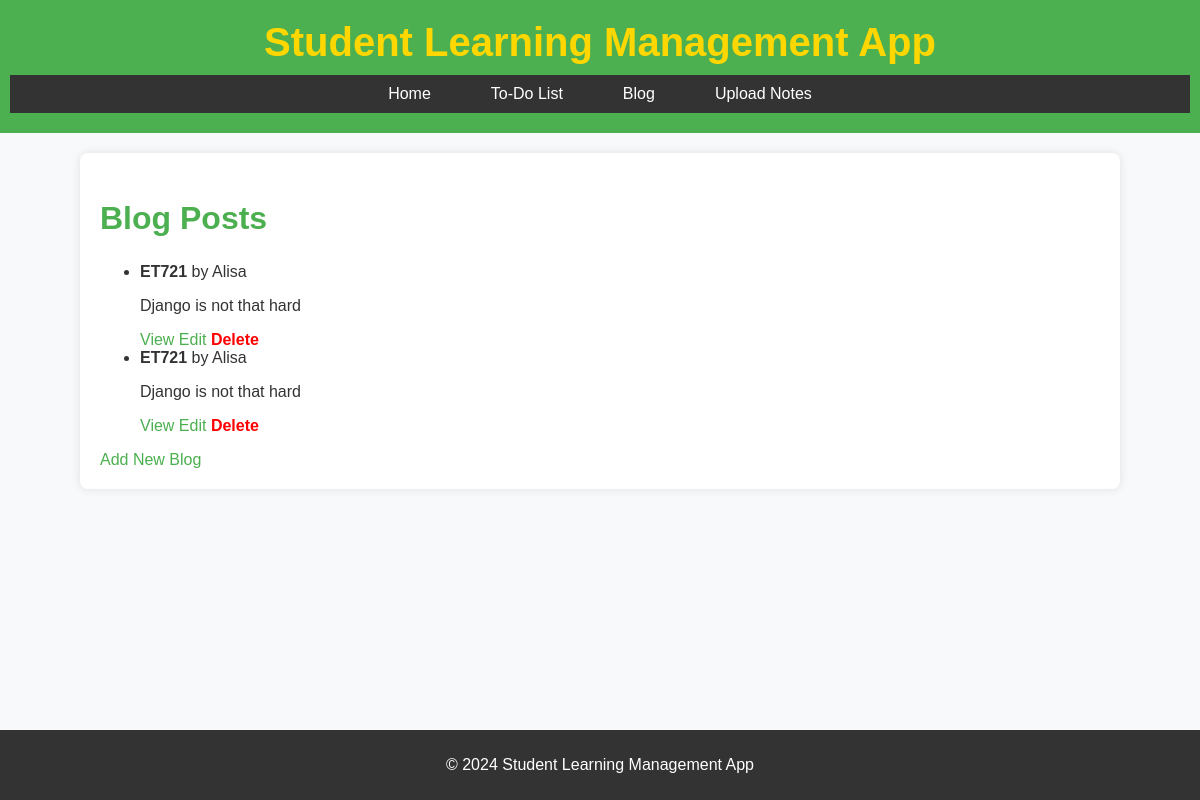
Page /blog/ on the earlier database version.
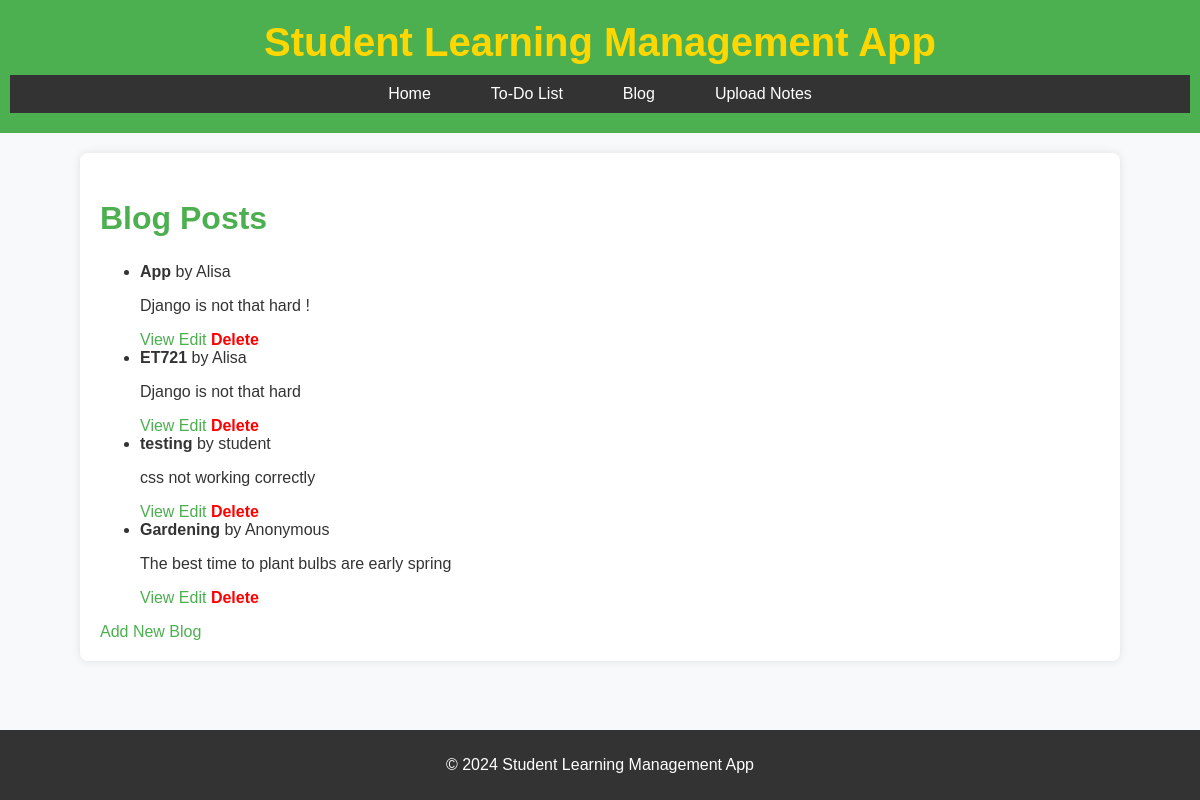
Same page on the later database version.
### blog/models.py (models this page shows, shortened)
class BlogPost(models.Model):
    title = models.CharField(max_length=200)
    content = models.TextField()
    author = models.CharField(max_length=100, default="Anonymous")
    created_at = models.DateTimeField(auto_now_add=True)
    updated_at = models.DateTimeField(auto_now=True)
    category = models.CharField(max_length=100, blank=True, null=True)
    tags = models.CharField(max_length=200, blank=True, null=True)  # Tags for navigation

### blog/views.py (the view)
# urls.py: path('', views.blog_list, name='blog_list'),  # Blog List View
def blog_list(request):
    posts = BlogPost.objects.all()
    return render(request, 'blog/blog_list.html', {'posts': posts})

### blog/templates/blog/blog_list.html
{% extends 'base.html' %}
{% block content %}
<h2>Blog Posts</h2>
<ul>
    {% for post in posts %}
        <li>
            <strong>{{ post.title }}</strong> by {{ post.author }}
            <p>{{ post.content|truncatewords:20 }}</p>
            <a href="{% url 'blog:blog_detail' post.id %}">View</a>
            <a href="{% url 'blog:edit_blog' post.id %}">Edit</a>
            <a href="{% url 'blog:delete_blog' post.id %}" class="delete-link">Delete</a>
        </li>
    {% empty %}
        <p>No blog posts available. <a href="{% url 'blog:add_blog' %}">Add one now!</a></p>
    {% endfor %}
</ul>
<a href="{% url 'blog:add_blog' %}">Add New Blog</a>
{% endblock %}

Differences in the rows shown:
changed BlogPost: title "ET721" → "App"; content "Django is not that hard" → "Django is not that hard !"
added BlogPost: title "testing", author "student", content "css not working correctly"
added BlogPost: title "Gardening", author "Anonymous", content "The best time to plant bulbs are early spring"
